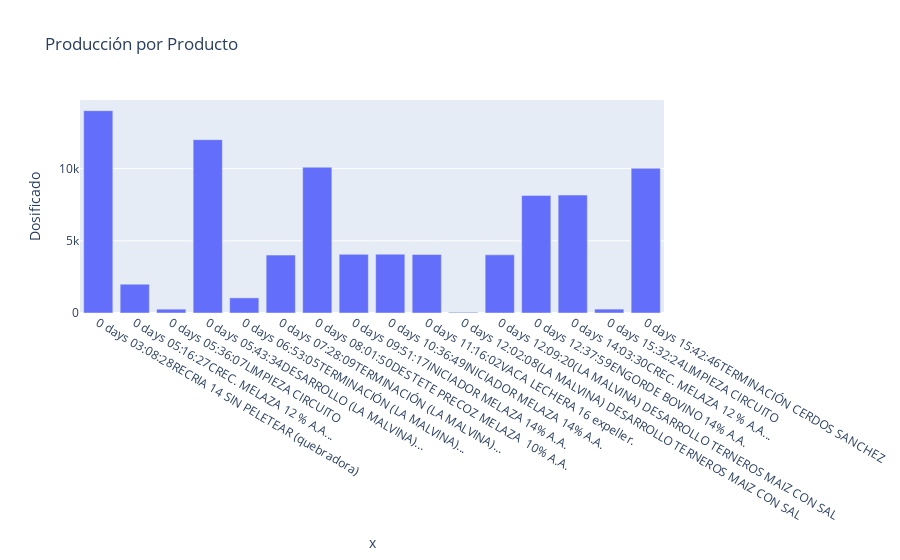

Source (notebook cell):
### Code cell
nombre = df['Hora'].astype('str') + df['Nombre']

# Crear gráfico de barras
fig = px.bar(df, x=nombre, y='Dosificado', title='Producción por Producto')

# Mostrar el gráfico
fig.show()

### Figure 1 — Plotly figure (JSON) as saved in the notebook; plotly's stock layout.template omitted (floating-point values rounded to 4 significant figures)
{"data": [{"hovertemplate": "x=%{x}<br>Dosificado=%{y}<extra></extra>", "legendgroup": "", "marker": {"color": "#636efa", "pattern": {"shape": ""}}, "name": "", "orientation": "v", "showlegend": false, "textposition": "auto", "type": "bar", "x": ["0 days 03:08:28RECRIA 14 SIN PELETEAR (quebradora)", "0 days 05:16:27CREC. MELAZA 12 % A.A...", "0 days 05:36:07LIMPIEZA CIRCUITO", "0 days 05:43:34DESARROLLO (LA MALVINA)...", "0 days 06:53:05TERMINACIÓN (LA MALVINA)...", "0 days 07:28:09TERMINACIÓN (LA MALVINA)...", "0 days 08:01:50DESTETE PRECOZ MELAZA  10% A.A.", "0 days 09:51:17INICIADOR MELAZA 14% A.A.", "0 days 10:36:49INICIADOR MELAZA 14% A.A.", "0 days 11:16:02VACA LECHERA 16 expeller.", "0 days 12:02:08(LA MALVINA) DESARROLLO TERNEROS MAIZ CON SAL", "0 days 12:09:20(LA MALVINA) DESARROLLO TERNEROS MAIZ CON SAL", "0 days 12:37:59ENGORDE BOVINO 14% A.A.", "0 days 14:03:30CREC. MELAZA 12 % A.A...", "0 days 15:32:24LIMPIEZA CIRCUITO", "0 days 15:42:46TERMINACIÓN CERDOS SANCHEZ"], "xaxis": "x", "y": [14010.0, 1993.0, 266.1, 12010.0, 1049.0, 4009.0, 10100.0, 4062.0, 4076.0, 4051.0, 52.0, 4031.0, 8145.0, 8170.0, 270.2, 10030.0], "yaxis": "y"}], "layout": {"barmode": "relative", "legend": {"tracegroupgap": 0}, "title": {"text": "Producción por Producto"}, "xaxis": {"anchor": "y", "domain": [0, 1], "title": {"text": "x"}}, "yaxis": {"anchor": "x", "domain": [0, 1], "title": {"text": "Dosificado"}}}}
